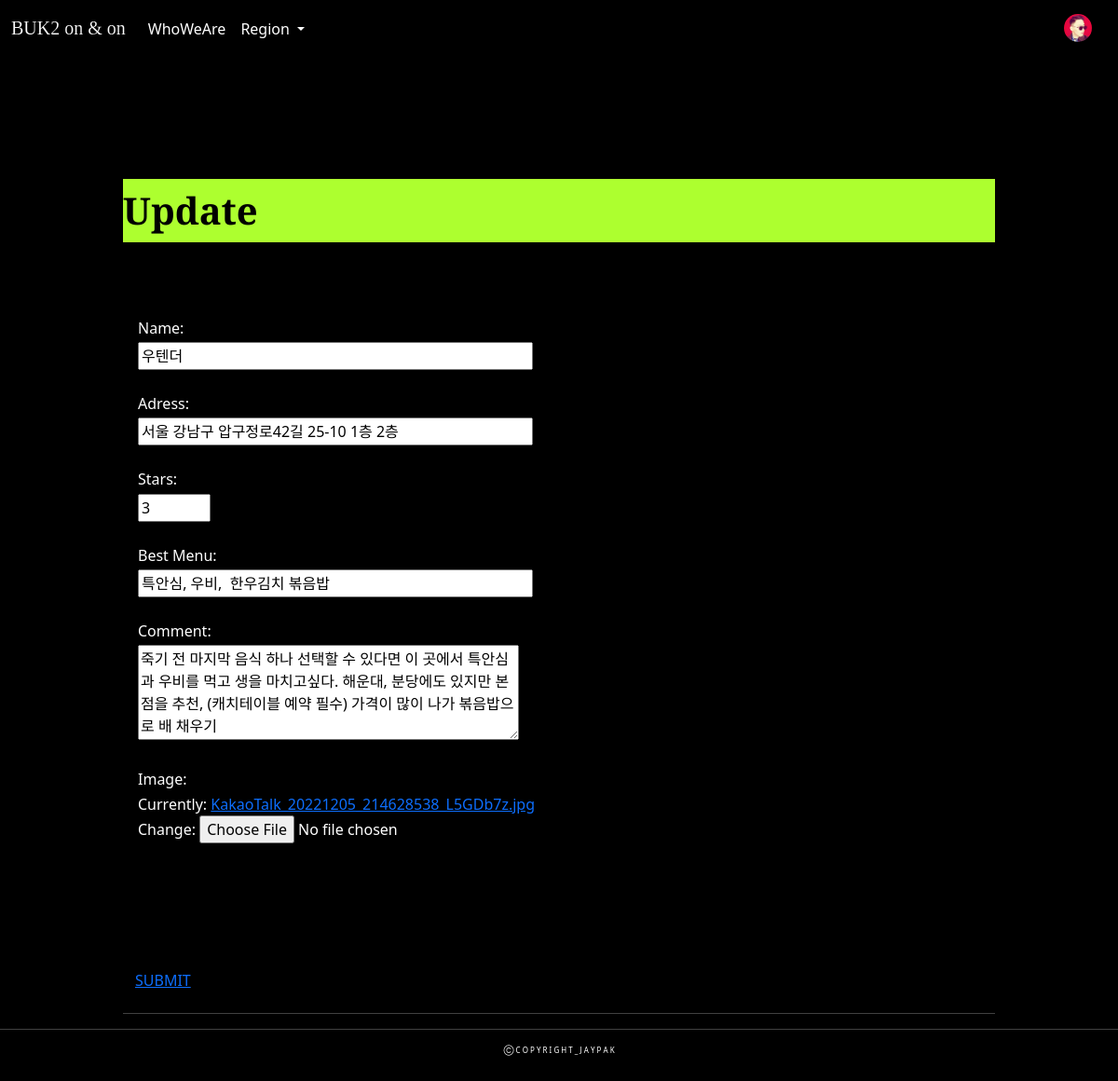
The app's page /buk2on_on/5/update/ (signed in) with its own data.
### accounts/models.py (models this page shows)
class User(AbstractUser):
    followings = models.ManyToManyField('self', symmetrical=False, related_name='followers')
    email = models.EmailField(
    blank = True,
    verbose_name='email',
    max_length=255,
    unique=True,
    )
    profile_pic = ProcessedImageField(
    		blank = True,
        	upload_to = 'profile/images',
        	processors = [ResizeToFill(300, 300)],
        	format = 'JPEG',
        	options = {'quality':90},
    		)
    date_of_birth = models.DateField(blank = True,null=True )
    instagram_url = models.CharField(max_length=255,null=True, blank=True,)
    twitter_url = models.CharField(max_length=255,null=True, blank=True,)
    facebook_url = models.CharField(max_length=255,null=True, blank=True,)
    youtube_url = models.CharField(max_length=255,null=True, blank=True,)

### recommends/models.py (models this page shows, shortened)
class Restaurant(models.Model):
    province = (('1','Seoul'),('2','Busan'),('3','etc.'))
    region = models.CharField(max_length=20, choices=province)
    name = models.CharField(max_length = 20)
    adress = models.CharField(max_length=50)
    stars = models.IntegerField()
    bestMenu = models.CharField(max_length=100)
    reason = models.CharField(max_length=200)
    user = models.ForeignKey(settings.AUTH_USER_MODEL, on_delete=models.CASCADE)
    mainImage = models.ImageField()
    created_at = models.DateTimeField(auto_now_add=True)

### recommends/views.py (the view)
# urls.py: path('update/', views.update, name='update'),
@login_required
@require_http_methods(['GET', 'POST'])
def update(request, restaurant_pk):
    ImageFormSet = modelformset_factory(Images,form=ImageForm, extra=4)
    restaurant = Restaurant.objects.get(pk=restaurant_pk)
    if request.method == 'POST':
        restaurant_form = EditRestaurantForm(request.POST, request.FILES, instance=restaurant)
        if restaurant_form.is_valid()  :
            restaurant_form.save()
            return redirect('buk2on_on:detail', restaurant.pk)
        else:
            print(restaurant_form.errors)
    else:
        restaurant_form = EditRestaurantForm(instance=restaurant)
    context = {
            'restaurant_form' : restaurant_form,
            'restaurant' : restaurant,
        }
    return render(request, 'recommends/update.html', context)

### recommends/templates/recommends/update.html (shortened to what this page needs)
{% extends 'base.html' %}
{% load static %}
{% block content %}
<div class="container">
    <h1 class='section_title'>Update</h1>
    <form id="post_form" action="{% url 'buk2on_on:update' restaurant.pk%}" method="POST"  enctype="multipart/form-data">
        {% for field in restaurant_form %}
            <div style="margin-bottom: 1.5rem; margin-left: 1rem;">
            {{ field.label_tag }}
            <div style="margin-top: 0.2rem;">
            {{ field }}
            </div>
            </div>
        {% endfor %}
        <input type="submit" value="SUBMIT" class="btn btn-link">
    <hr>
</div>
{% endblock content %}

### templates/base.html (shortened to what this page needs)
{% load static %}
<!DOCTYPE html>
<html lang="en">
<head>
  <link href="https://cdn.jsdelivr.net/npm/bootstrap@5.2.0-beta1/dist/css/bootstrap.min.css" rel="stylesheet">
  <link rel="stylesheet" href="https://cdnjs.cloudflare.com/ajax/libs/font-awesome/5.8.2/css/all.min.css"/>
  <link rel="stylesheet" href="{% static 'css/style.css' %}">
</head>
<body style="background-color: black ; color:white; box-sizing: border-box; ">
    <div class ="main_nav" >
        <nav class="navbar navbar-dark navbar-expand-lg" style="background: rgba(0, 0, 0, .5); position:fixed;width: 100%; top: 0%;">
            <div class="container-fluid" >
                <a class="navbar-brand" href="{% url 'buk2on_on:index' %}" style="color:white ; font-family:impact ;-webkit-text-stroke-width: 0.01rem;-webkit-text-stroke-color:black;"> BUK2 on & on </a>
                <div class="collapse navbar-collapse" id="navbarSupportedContent"  >
                    <ul class="navbar-nav me-auto mb-2 mb-lg-0" >
                        <li class="nav-item" style='margin-top:0.2rem;'>
                            <a class="nav-link" href='https://www.notion.so/hphk-edu/f63f5d9b2f314af1a081e4ba556db742?v=b42bccc9c40843468e7b53c6ef72e5b4' style="color:white">
                                WhoWeAre
                            </a>
                        </li>
                        <li class="nav-item dropdown" style='margin-top:0.2rem;'>
                            <a class="nav-link dropdown-toggle" href="#" role="button" data-bs-toggle="dropdown" aria-expanded="false"style="color:white">
                            Region
                            </a>
                        </li>
                    </ul>
                    {% if request.user.is_authenticated%}
                        <div class="d-flex" style=" ">
                            {% if request.user.profile_pic %}
                                <a href="{% url 'accounts:profile' user.username %}">
                                    <img src="{{user.profile_pic.url}}" alt="no image"  width="30" height="30" style="border-radius : 70%; overflow:hidden; margin-right:1rem;">
                                </a>
                            {% else %}
                                <a href="{% url 'accounts:profile' user.username %}">
                                    <img src=" {% static 'default_avatar2.jpg' %} " alt="no image"  width="30" height="30" style="border-radius : 70%; overflow:hidden; margin-right:1rem; ">
                                </a>
                            {% endif %}
                        </div>
                    {% endif %}
                </div>
            </div>
        </nav>
    </div>
  <div>
    {% block content %}
    {% endblock content %}
  </div>
  <hr>
</body>
<footer>Ⓒ C O P Y R I G H T _ J A Y P A K</footer>
</html>

### static/css/style.css (style rules this page uses)
.container { width:80%; }
.main_nav { z-index : 2 ; }
footer { z-index : 3 ; position: relative; text-align: center; width: 100%; bottom: 2rem; font-size: 0.5rem; }
.section_title { color: black; margin-bottom: 5rem; font-family: 'Playfair Display', serif; background-color: greenyellow; font-weight : bold; padding-top : 10px; padding-bottom : 10px; }

### records on screen
User: profile_pic (picture)
Restaurant: restaurant_form "우텐더" "서울 강남구 압구정로42길 25-10 1층 2층" "3" "특안심, 우비, 한우김치 볶음밥" "죽기 전 마지막 음식 하나 선택할 수 있다면 이 곳에서 특안심과 우비를 먹고 생을 마치고싶다. 해운대, 분당에도 있지만 본점을 추천, (캐치테이블 예약 필수) 가격이 많이 나가 볶음밥으로 배 채우기"

### other values on screen
{{ field.label_tag }} "Name:" "Adress:" "Stars:" "Best Menu:" "Comment:" "Image:"
